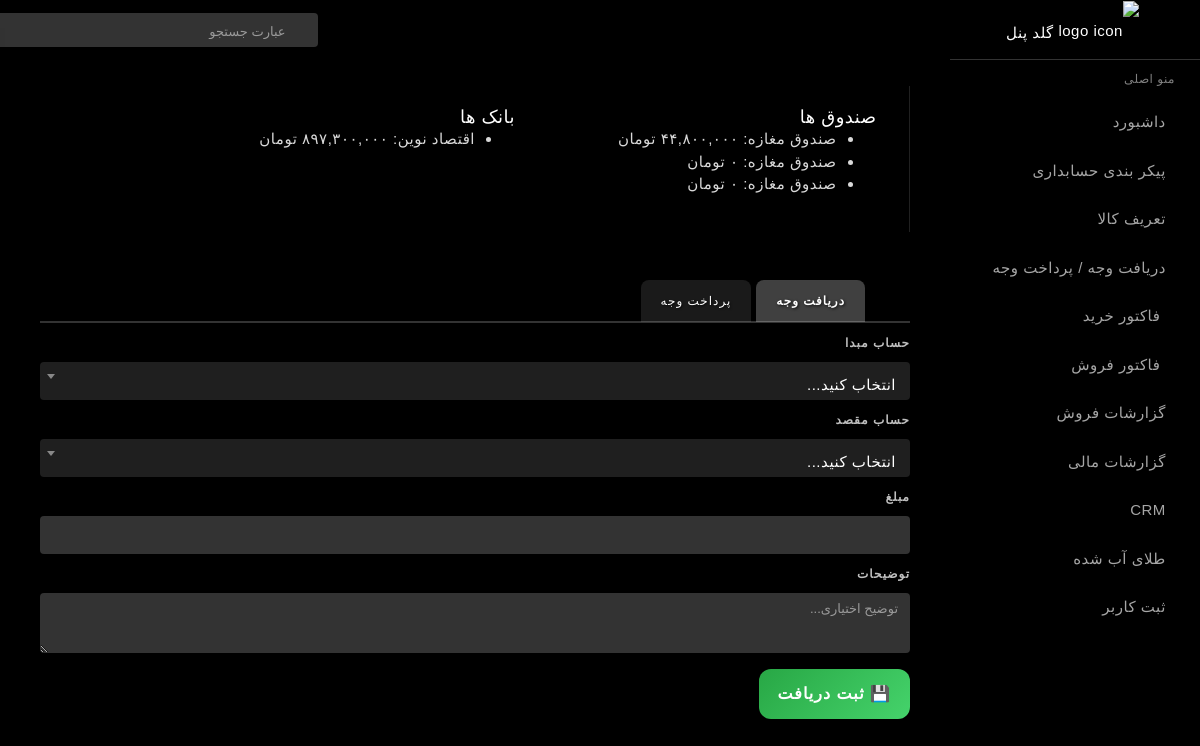
Screenshot of /transaction with the database file from the repository.
### dashboard/models.py (models this page shows, shortened)
class CashAccount(models.Model):
    name = models.CharField("نام صندوق", max_length=100)
    code = models.CharField("کد صندوق", max_length=10, unique=True, blank=True, null=True)
    account = models.OneToOneField('Account', on_delete=models.SET_NULL, null=True, blank=True, related_name='cash_account')
    balance = models.DecimalField("موجودی اولیه", max_digits=15, decimal_places=0, default=0)
    note = models.TextField("توضیحات", blank=True, null=True)
    created_at = models.DateTimeField(auto_now_add=True)
    class Meta:
        verbose_name = "صندوق"
        verbose_name_plural = "صندوق‌ها"
        ordering = ['code']
    def __str__(self):
        return self.name

class BankAccount(models.Model):
    name = models.CharField("نام بانک", max_length=100)
    code = models.CharField("کد بانک", max_length=10, unique=True, blank=True, null=True)
    owner = models.CharField("نام صاحب حساب", max_length=100,default="")
    branch_name = models.CharField("نام شعبه", max_length=100, blank=True, null=True)
    account_number = models.CharField("شماره حساب", max_length=50, blank=True, null=True)
    card_number = models.CharField("شماره کارت", max_length=50, blank=True, null=True,default="")
    iban = models.CharField("شماره شبا", max_length=26, blank=True, null=True)
    account = models.OneToOneField('Account', on_delete=models.SET_NULL, null=True, blank=True, related_name='bank_account')
    balance = models.DecimalField("موجودی اولیه", max_digits=15, decimal_places=0, default=0)
    note = models.TextField("توضیحات", blank=True, null=True)
    created_at = models.DateTimeField(auto_now_add=True)
    class Meta:
        verbose_name = "حساب بانکی"
        verbose_name_plural = "حساب‌های بانکی"
        ordering = ['code']
    def __str__(self):
        return f"{self.name} ({self.branch_name or ''})"

### dashboard/views.py (the view, shortened to what this page needs)
# urls.py: path('transaction', views.transaction_view, name='transaction'),
def transaction_view(request):
    persons = Person.objects.all()
    banks = BankAccount.objects.all()
    cashes = CashAccount.objects.all()
    expenses = ExpenseAccount.objects.all()
    accounts = Account.objects.all()  # همه حساب‌ها برای انتخاب
    all_accounts = []
    payment_account_source= []
    payment_account_destination= []
    recieve_account_source= []
    recieve_account_destination= []
    for b in banks:
        all_accounts.append({
            "id": f"bank-{b.id}",
            "label": f"💳 {b.name}",
            "meta": getattr(b, "account", None)
        })
        payment_account_source.append(b)
        payment_account_destination.append(b)
        recieve_account_source.append(b)
        recieve_account_destination.append(b)
    for c in cashes:
        all_accounts.append({
            "id": f"cash-{c.id}",
            "label": f"💰 {c.name}",
            "meta": getattr(c, "account", None)
        })
        payment_account_source.append(c)
        payment_account_destination.append(c)
        recieve_account_source.append(c)
        recieve_account_destination.append(c)
    for e in expenses:
        all_accounts.append({
            "id": f"expense-{e.id}",
            "label": f"🧾 {e.name}",
            "meta": getattr(e, "account", None)
        })
        payment_account_destination.append(e)
        recieve_account_destination.append(e)
    for p in persons:
        all_accounts.append({
            "id": f"person-{p.id}",
            "label": f"👤 {p.full_name if hasattr(p,'full_name') else p.name}",
            "meta": getattr(p, "account", None)  # نگه داشتن مرجع حساب در صورت نیاز
        })
        payment_account_destination.append(p)
        recieve_account_source.append(p)
        recieve_account_destination.append(p)
    context = {
        "persons": persons,
        "banks": banks,
        "cashes": cashes,
        "expenses": expenses,
        "all_accounts": all_accounts,
        "accounts" : accounts,
        'payment_account_source' : payment_account_source,
        'payment_account_destination' : payment_account_destination,
        'recieve_account_source' : recieve_account_source,
        'recieve_account_destination' : recieve_account_destination ,
    }
    print(payment_account_destination)
    return render(request, "transactions.html", context)

### dashboard/models.py (called while the page is built)
    def calculated_balance_money(self):
        result = self.journal_items.aggregate(
            balance=Sum(F("debit_money") - F("credit_money"))
        )["balance"]
        return result or 0

    @cached_property
    def calculated_balance_recursive(self):
        total = self.calculated_balance_money()
        for child in self.children.all():
            total += child.calculated_balance_recursive
        return total

    def __str__(self):
        return self.name

    def __str__(self):
        return f"{self.name} ({self.get_type_partner_display()})"

### dashboard/templatetags/jalali_tags.py (called while the page is built)
def to_persian_digits(value: str) -> str:
    if value is None:
        return ""
    value = str(value)
    for i, d in enumerate("0123456789"):
        value = value.replace(d, PERSIAN_DIGITS[i])
    return value

@register.filter
def persian_digits(value):
    return to_persian_digits(value)

@register.filter
def persian_intcomma(value):
    if value is None:
        return ""
    try:
        number = Decimal(str(value))
    except (InvalidOperation, ValueError):
        return to_persian_digits(value)
    parts = str(number).split(".")
    integer_part = int(parts[0])
    formatted_int = f"{integer_part:,}"  # سه رقم سه رقم جدا
    if len(parts) > 1:  # اگر اعشار داشت
        decimal_part = parts[1].rstrip("0")  # صفرهای اضافه آخر حذف بشه
        if decimal_part:
            formatted = f"{formatted_int}.{decimal_part}"
        else:
            formatted = formatted_int
    else:
        formatted = formatted_int
    return to_persian_digits(formatted)

### dashboard/templates/transactions.html (shortened to what this page needs)
{% extends '_newsidebar.html' %}
{% load static %}
{% load jalali_tags %}
{% block content %}
<div class="container mx-auto">
	<div class="card mt-3">
        <div class="card-content">
            <div class="row row-group m-0">
                <div class="col-12 col-lg-6 col-xl-5 border-light">
                    <div class="card-body">
                    <h5 class="mb-0">صندوق ها  </h5>
                        <ul>
                            {% for c in cashes %}
                            <li>{{ c.name }}: {{ c.account.calculated_balance_recursive|default:0|persian_intcomma }} تومان</li>
                            {% endfor %}
                        </ul>
                    </div>
                </div>
                <div class="col-12 col-lg-6 col-xl-5 border-light">
                    <div class="card-body">
                    <h5 class="text-white mb-0">بانک ها   </h5>
                        <ul>
                            {% for b in banks %}
                            <li>{{ b.name }}: {{ b.account.calculated_balance_recursive|default:0|persian_intcomma }} تومان</li>
                            {% endfor %}
                        </ul>
                    </div>
                </div>
            </div>
        </div>
    </div>
    <ul class="nav nav-tabs mt-5" id="aaccountingTabsNav" role="tablist" >
    <li class="nav-item" role="presentation">
        <button class="nav-link active" id="recieve-tabBtn" data-bs-toggle="tab" data-bs-target="#recieve-tab" type="button" role="tab">دریافت وجه </button>
    </li>
    <li class="nav-item" role="presentation">
        <button class="nav-link" id="payment-tabBtn" data-bs-toggle="tab" data-bs-target="#payment-tab" type="button" role="tab"> پرداخت وجه </button>
    </li>
    </ul>
      <div class="tab-content" id="accountingTabs">
    <div class="tab-pane fade show active" id="recieve-tab" role="tabpanel">
                <form id="receiveForm" method="POST" class="mb-3">
            <div class="mb-2 mt-2">
                <label> حساب مبدا </label>
            </div>
            <div class="mb-2">
                <label>  حساب مقصد </label>
            </div>
            <div class="mb-2">
                <label>مبلغ</label>
                <input type="text" name="amount" id="priceRecive" class="form-control" required>
            </div>
            <div class="mb-2">
                <label>توضیحات</label>
                <textarea class="form-control" id="note" name="note" rows="2" placeholder="توضیح اختیاری..."></textarea>
            </div>
            <button type="submit" class="btn btn-action btn-receive mt-3">💾 ثبت دریافت</button>
        </form>
    </div>
  </div>
</div>
{% endblock %}
{% block scripts %}
<link href="https://cdn.jsdelivr.net/npm/select2@4.1.0-rc.0/dist/css/select2.min.css" rel="stylesheet" />
{% endblock %}

### dashboard/templates/_newsidebar.html (shortened to what this page needs)
<!DOCTYPE html>
<html lang="fa" dir="rtl">
<head>
  {% load static %}
  <link href="{% static 'assets/css/pace.min.css' %}" rel="stylesheet"/>
  <link href="{% static 'assets/plugins/simplebar/css/simplebar.css' %}" rel="stylesheet"/>
  <link href="{% static 'assets/css/bootstrap.min.css' %}" rel="stylesheet"/>
  <link href="{% static 'assets/css/animate.css' %}" rel="stylesheet" type="text/css"/>
  <link href="{% static 'assets/css/icons.css' %}" rel="stylesheet" type="text/css"/>
  <link href="{% static 'assets/css/sidebar-menu.css' %}" rel="stylesheet"/>
  <link href="{% static 'assets/css/rtl-app-style.css' %}?v=2" rel="stylesheet"/>
 <link rel="stylesheet" href="https://cdn.jsdelivr.net/npm/material-design-iconic-font@2.2.0/dist/css/material-design-iconic-font.min.css">
</head>
<body class="bg-theme bg-theme1">
 <div id="wrapper">
   <div id="sidebar-wrapper" data-simplebar="" data-simplebar-auto-hide="true">
     <div class="brand-logo">
      <a href="index.html">
       <img src="{% static 'images/logo-icon.png' %}" class="logo-icon" alt="logo icon">
       <h5 class="logo-text">گلد پنل</h5>
     </a>
   </div>
   <ul class="sidebar-menu do-nicescrol">
        <li class="sidebar-header">منو اصلی</li>
        <li><a href="{% url 'Home' %}"><i class="zmdi zmdi-view-dashboard"></i> <span>داشبورد</span></a></li>
        <li><a href="{% url 'accounting_setup' %}"><i class="zmdi zmdi-store"></i> <span>پیکر بندی حسابداری</span></a></li>
        <li><a href="{% url 'product' %}"><i class="zmdi zmdi-archive"></i> <span>تعریف کالا</span></a></li>
        <li><a href="{% url 'transaction' %}"><i class="zmdi zmdi-accounts"></i> <span>دریافت وجه / پرداخت وجه  </span></a></li>
        <li><a href="{% url 'invoice_purchase' %}"><i class="fa fa-shopping-cart"></i> <span>فاکتور خرید</span></a></li>
        <li><a href="{% url 'invoice' %}"><i class="fa fa-shopping-cart"></i> <span>فاکتور فروش</span></a></li>
        <li><a href="{% url 'reports' %}"><i class="zmdi zmdi-file-text"></i> <span>گزارشات فروش</span></a></li>
        <li><a href="{% url 'financial_dashboard' %}"><i class="zmdi zmdi-file-text"></i> <span>گزارشات مالی</span></a></li>
        <li><a href="{% url 'crm' %}"><i class="zmdi zmdi-face"></i> <span>CRM</span></a></li>
        <li><a href="{% url 'meltedgold' %}"><i class="zmdi zmdi-fire"></i> <span>طلای آب شده</span></a></li>
        <li><a href="{% url 'register' %}"><i class="zmdi zmdi-account-circle"></i> <span>ثبت کاربر</span></a></li>
  </ul>
   </div>
<header class="topbar-nav">
 <nav class="navbar navbar-expand fixed-top  ">
  <ul class="navbar-nav mr-auto align-items-center">
    <li class="nav-item">
      <a class="nav-link toggle-menu" href="javascript:void();">
     </a>
    </li>
    <li class="nav-item">
      <form class="search-bar">
        <input type="text" class="form-control" placeholder="عبارت جستجو">
      </form>
    </li>
  </ul>
</nav>
</header>
  <div class="content-wrapper">
    <div class="container-fluid">
        {%block content%}{%endblock%}
    </div>
    </div>
   <div class="right-sidebar">
    <div class="switcher-icon">
      <i class="zmdi zmdi-settings zmdi-hc-spin"></i>
    </div>
   </div>
  </div>
<link href="https://cdn.jsdelivr.net/npm/select2@4.1.0-rc.0/dist/css/select2.min.css" rel="stylesheet" />
  {% block scripts%}{%endblock%}
</body>
</html>

### dashboard/static/assets/css/sidebar-menu.css (style rules this page uses)
.sidebar-menu { list-style: none; margin: 0; padding: 0; background-color: transparent; }
.sidebar-menu>li { position: relative; margin: 0; padding: 0; }
.sidebar-menu>li>a { padding: 13px 5px 13px 15px; display: block; border-left: 3px solid transparent; color: rgba(255, 255, 255, 0.65); font-size: 15px; }
.sidebar-menu>li>a>.fa { width: 20px; }
.sidebar-menu li.sidebar-header { padding: 10px 25px 10px 15px; font-size: 12px; color: rgba(255, 255, 255, 0.5); }
.sidebar-menu a { color: #b8c7ce; text-decoration: none; }

### dashboard/templates/transactions.html (style rules this page uses)
.btn-receive { background: linear-gradient(135deg, #28a745, #45d36b); }
.nav-tabs .nav-link { color: #fff; background: rgba(255, 255, 255, 0.1); border-radius: 8px 8px 0 0; margin-right: 5px; text-shadow: 1px 1px 2px rgba(0,0,0,0.7); font-weight: 500; }
.nav-tabs .nav-link.active { background: rgba(255, 255, 255, 0.25); color: #fff; text-shadow: 1px 1px 3px rgba(0,0,0,0.8); font-weight: 600; }
.nav-tabs { border-bottom: 2px solid rgba(255,255,255,0.2); }
.btn-action { flex: 0 0 160px; height: 50px; border-radius: 12px; border: none; color: #fff; font-weight: 600; font-size: 16px; text-align: center; display: flex; align-items: center; justify-content: center; cursor: pointer; box-shadow: 0 4px 14px rgba(0,0,0,0.3); transition: all 0.3s ease; }

### rows the page displays
CashAccount: name "صندوق مغازه"
CashAccount: name "صندوق مغازه"
CashAccount: name "صندوق مغازه"
BankAccount: name "اقتصاد نوین"
